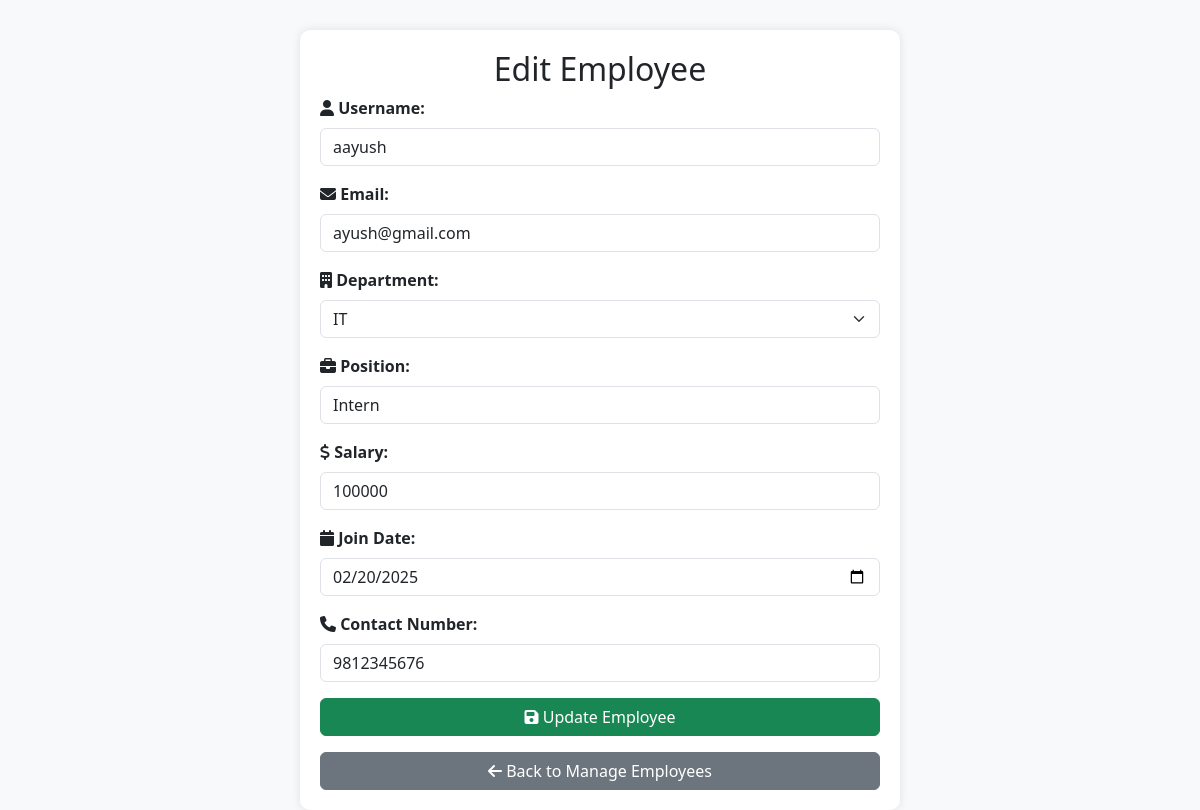
Page /edit.php?id=3 (signed in) on the committed database.
### tables this page shows
CREATE TABLE `employees` (
  `employee_id` int(11) NOT NULL,
  `username` varchar(255) NOT NULL,
  `password` varchar(255) NOT NULL,
  `email` varchar(255) NOT NULL,
  `department` varchar(255) NOT NULL,
  `position` varchar(255) NOT NULL,
  `salary` decimal(10,0) UNSIGNED NOT NULL,
  `join_date` date NOT NULL,
  `contact_number` varchar(20) NOT NULL
);

### edit.php (the view, shortened to what this page needs)
<?php
include('db_config.php');
$employee_id = $_GET['id'];
$query = "SELECT * FROM employees WHERE employee_id = ?";
$stmt = $conn->prepare($query);
$stmt->bind_param("i", $employee_id);
$stmt->execute();
$result = $stmt->get_result();
$employee = $result->fetch_assoc();
?>
<!DOCTYPE html>
<html lang="en">
<head>
    <link href="https://cdn.jsdelivr.net/npm/bootstrap@5.3.0/dist/css/bootstrap.min.css" rel="stylesheet" />
    <link
      rel="stylesheet"
      href="https://cdnjs.cloudflare.com/ajax/libs/font-awesome/6.4.2/css/all.min.css"
    />
</head>
<body>
<div class="container">
    <h2 class="text-center">Edit Employee</h2>
    <form method="POST" novalidate>
        <div class="mb-3">
            <label class="form-label"><i class="fas fa-user icon"></i> Username:</label>
            <input
              type="text"
              name="username"
              class="form-control"
              value="<?php echo htmlspecialchars($employee['username']); ?>"
              required
            />
        </div>
        <div class="mb-3">
            <label class="form-label"><i class="fas fa-envelope icon"></i> Email:</label>
            <input
              type="email"
              name="email"
              class="form-control"
              value="<?php echo htmlspecialchars($employee['email']); ?>"
              required
            />
        </div>
        <div class="mb-3">
            <label class="form-label"><i class="fas fa-building icon"></i> Department:</label>
            <select name="department" class="form-select" required>
                <?php
                $departments = ['HR', 'Finance', 'Sales', 'Marketing', 'IT', 'Operations'];
                foreach ($departments as $dept) {
                    $selected = ($employee['department'] === $dept) ? 'selected' : '';
                    echo "<option value=\"" . htmlspecialchars($dept) . "\" $selected>" . htmlspecialchars($dept) . "</option>";
                }
                ?>
            </select>
        </div>
        <div class="mb-3">
            <label class="form-label"><i class="fas fa-briefcase icon"></i> Position:</label>
            <input
              type="text"
              name="position"
              class="form-control"
              value="<?php echo htmlspecialchars($employee['position']); ?>"
              required
            />
        </div>
        <div class="mb-3">
            <label class="form-label"><i class="fas fa-dollar-sign icon"></i> Salary:</label>
            <input
              type="number"
              name="salary"
              class="form-control"
              min="0"
              step="0.01"
              value="<?php echo htmlspecialchars($employee['salary']); ?>"
              required
            />
        </div>
        <div class="mb-3">
            <label class="form-label"><i class="fas fa-calendar icon"></i> Join Date:</label>
            <input
              type="date"
              name="join_date"
              class="form-control"
              value="<?php echo htmlspecialchars($employee['join_date']); ?>"
              required
            />
        </div>
        <div class="mb-3">
            <label class="form-label"><i class="fas fa-phone icon"></i> Contact Number:</label>
            <input
              type="text"
              name="contact_number"
              class="form-control"
              value="<?php echo htmlspecialchars($employee['contact_number']); ?>"
              required
            />
        </div>
        <button type="submit" class="btn btn-success w-100">
          <i class="fas fa-save"></i> Update Employee
        </button>
    </form>
    <a href="manage.php" class="btn btn-secondary w-100 mt-3">
      <i class="fas fa-arrow-left"></i> Back to Manage Employees
    </a>
</div>
</body>
</html>

### edit.php (style rules this page uses)
body { background-color: #f8f9fa; }
.container { margin-top: 30px; max-width: 600px; background: #fff; padding: 20px; border-radius: 10px; box-shadow: 0 0 10px rgba(0, 0, 0, 0.1); }
.form-label { font-weight: bold; }

### rows in the picture
employees: username "aayush", email "ayush@gmail.com", position "Intern", salary "100000", join_date "02/20/2025", contact_number "9812345676"

### other values in the picture
form field department "IT"
